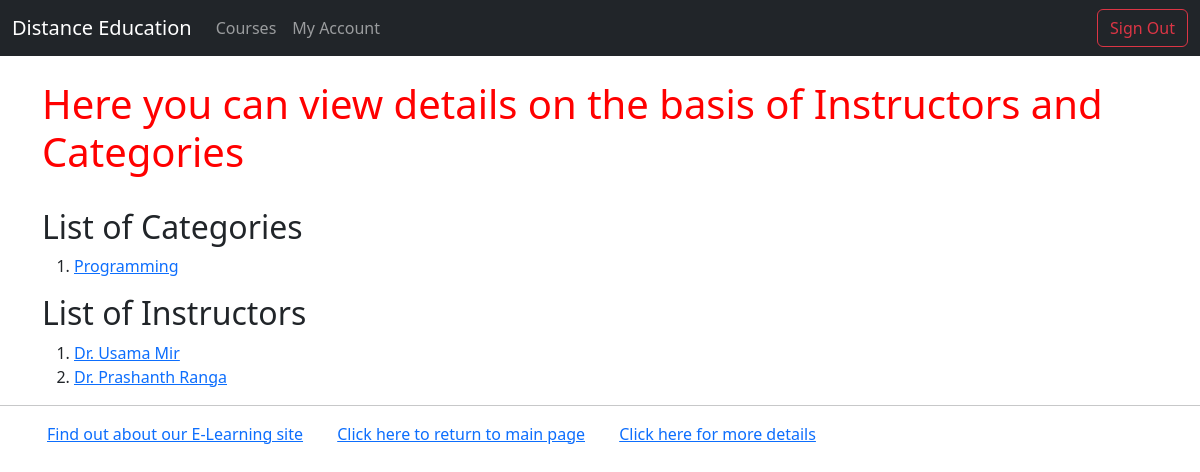
The app's page /myappF23/detail/ (signed in), older data.
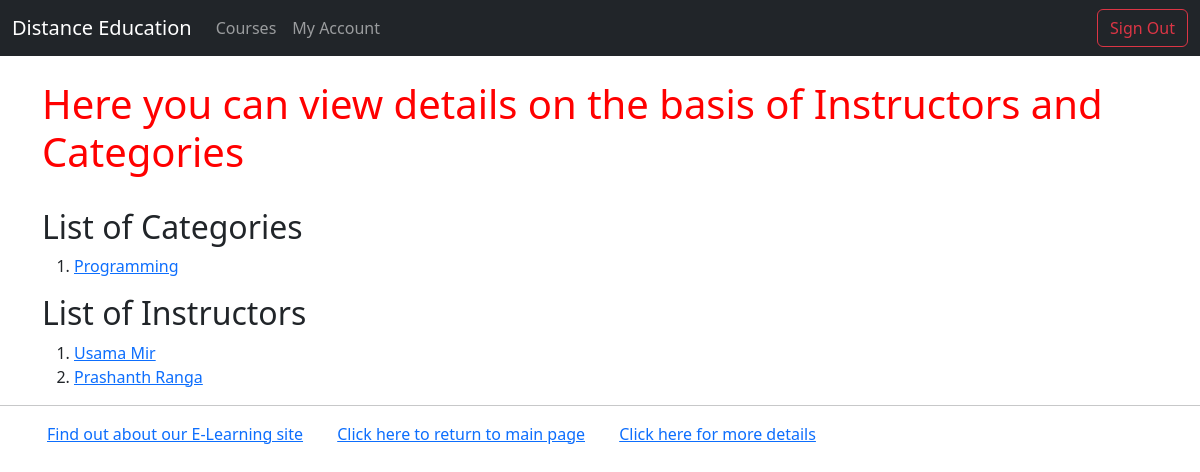
The same page, newer data.
### myappF23/models.py (models this page shows)
class Instructor(models.Model):
    first_name = models.CharField(max_length=100)
    last_name = models.CharField(max_length=100)
    bio = models.TextField()
    student = models.ManyToManyField(Student)
    def __str__(self):
        return self.first_name + " " + self.last_name

### myappF23/views.py (the view)
# urls.py: path("detail/", views.main_detail, name="detail"),
@login_required(login_url="/myappF23/login/")
def main_detail(request):
    category_list = Category.objects.all().order_by("id")[:10]
    ins_list = Instructor.objects.all()[:5]
    return render(
        request,
        "myapp/detail.html",
        {
            "category_list": category_list,
            "ins_list": ins_list,
        },
    )

### myappF23/templates/myapp/detail.html (shortened to what this page needs)
{% extends "myapp/base.html" %}
{% block body_block%}
<h1>Here you can view details on the basis of Instructors and Categories</h1>
<br />
{% if category_list %}
<h2>List of Categories</h2>
<ol>
    {% for category in category_list %}
    <li>
        <a href="{% url 'category_detail' category.id %}" target="_blank">{{category.name}}</a>
    </li>
    {% endfor %}
</ol>
{% else %}
<strong>There are no categories</strong>
{% endif %}
{% if ins_list %}
<h2>List of Instructors</h2>
<ol>
    {% for ins in ins_list %}
    <li>
        <a href="{% url 'ins_detail' ins.id%}">{{ins}}</a>
    </li>
    {% endfor %}
</ol>
{% else %}
<strong>There are no Instructors</strong>
{% endif %}
{% endblock %}

Row changes from the older to the newer data that the page shows:
changed Instructor: first_name+last_name "Dr. Usama Mir" → "Usama Mir"
changed Instructor: first_name+last_name "Dr. Prashanth Ranga" → "Prashanth Ranga"
